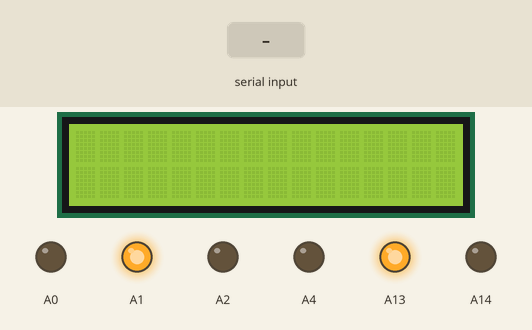
Recording of a sketch running on a simulated Arduino Mega 2560, built with avr-gcc and run on an emulated ATmega2560. Parts: 16×2 character LCD, output pins drawn as LEDs (lit = HIGH). The inputs (shaded band) are chosen by the test bench. What the sketch prints to the serial monitor is not drawn.

Above: at 1.2 s.
1.3 s: "1\n" received over Serial
At 2.5 s:
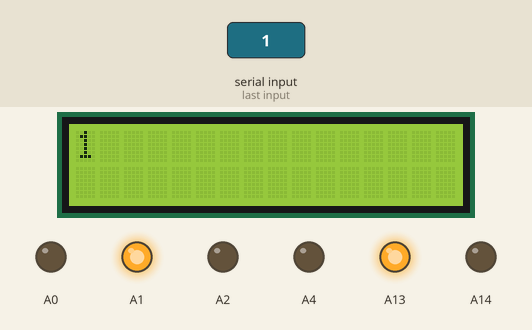
2.8 s: "0\n" received over Serial
At 3.6 s:
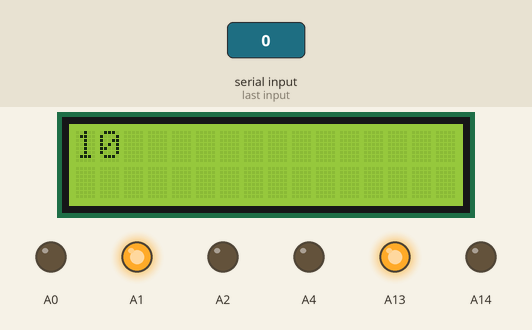
4.3 s: byte 42 ('*') received over Serial
At 4.8 s:
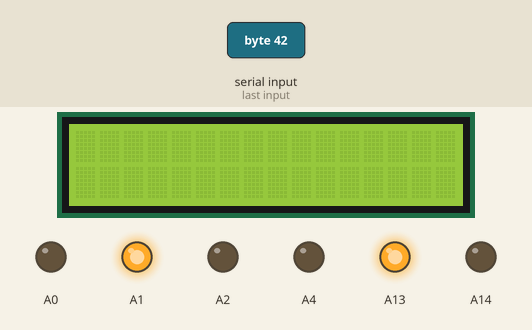
Timing chart, 0 to 7.3 s (numbered marks = the images above; inputs shaded):
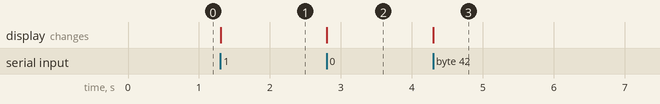

The sketch:

CharactereToDisplay.ino
```cpp
#include <LiquidCrystal.h>

const int rs = A3, en = A5, d4 = A9, d5 = A10, d6 = A11, d7 = A12;
LiquidCrystal lcd(rs, en, d4, d5, d6, d7);

String textoRecebido = "";  // Armazena o texto digitado

void setup() {
  pinMode(A14, OUTPUT);
  pinMode(A13, OUTPUT);
  pinMode(A4, OUTPUT);
  pinMode(A0, OUTPUT);
  pinMode(A2, OUTPUT);
  pinMode(A1, OUTPUT);

  digitalWrite(A14, LOW);
  digitalWrite(A13, HIGH);
  digitalWrite(A4, LOW);
  digitalWrite(A0, LOW);
  digitalWrite(A2, LOW);
  digitalWrite(A1, HIGH);

  lcd.begin(16, 2);
  Serial.begin(9600);
  Serial.println("Digite letras. '*' limpa.");
}

void loop() {
  if (Serial.available()) {
    char caractere = Serial.read();

    // Ignora caracteres de controle como \r e \n
    if (caractere == '\n' || caractere == '\r') {
      return;
    }

    if (caractere == '*') {
      textoRecebido = "";
      lcd.clear();
      Serial.println("Texto apagado.");
    } else {
      textoRecebido += caractere;

      // Atualiza o LCD
      lcd.clear();
      lcd.setCursor(0, 0);
      lcd.print(textoRecebido.substring(0, 16));

      if (textoRecebido.length() > 16) {
        lcd.setCursor(0, 1);
        lcd.print(textoRecebido.substring(16, 32));
      }

      // Limita o tamanho do buffer a 32 caracteres
      if (textoRecebido.length() > 32) {
        textoRecebido = textoRecebido.substring(textoRecebido.length() - 32);
      }
    }
  }
}
```

Measured:
- after the input at 1.3 s, the display: changes at once (image 1)
- after the input at 2.8 s, the display: changes at once (image 2)
- after the input at 4.3 s, the display: changes at once (image 3)
